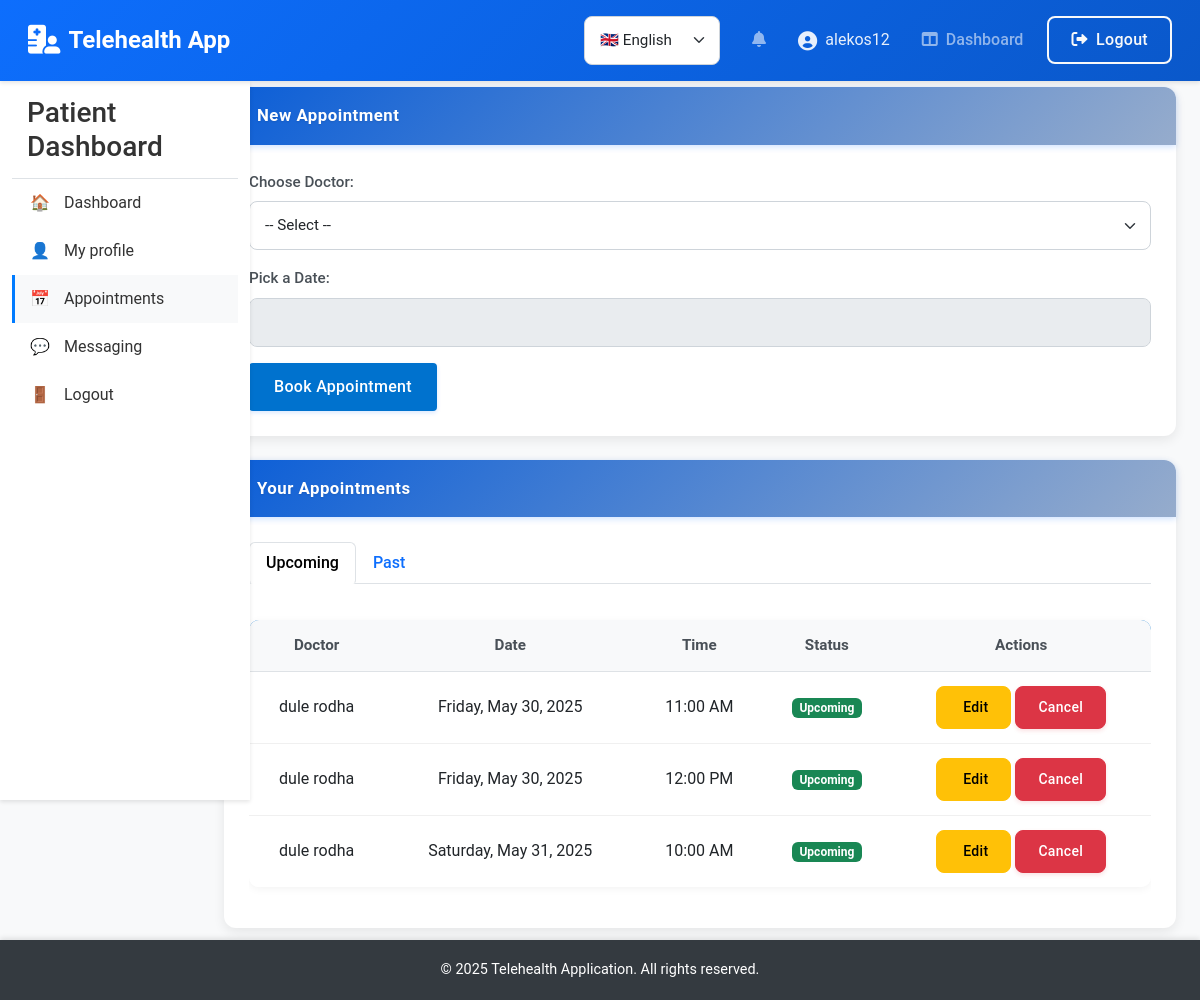
The app's page /public/book_appointment.php (signed in) with its own data.
### tables this page shows
CREATE TABLE `appointments` (
  `appointment_id` int(11) NOT NULL,
  `patient_id` int(11) NOT NULL,
  `doctor_id` int(11) NOT NULL,
  `appointment_datetime` datetime NOT NULL,
  `status` enum('booked','free') DEFAULT 'free',
  `jitsi_link` varchar(255) DEFAULT NULL,
  `created_at` timestamp NOT NULL DEFAULT current_timestamp()
);

CREATE TABLE `users` (
  `user_id` int(11) NOT NULL,
  `full_name` varchar(100) NOT NULL,
  `email` varchar(100) NOT NULL,
  `password_hash` varchar(255) NOT NULL,
  `role` enum('admin','doctor','patient') NOT NULL,
  `created_at` timestamp NOT NULL DEFAULT current_timestamp()
);

### public/book_appointment.php (the view, shortened to what this page needs)
<?php
$patient_id = $_SESSION['user_id'];
?>
<!DOCTYPE html>
<html lang="en">
<head>
    <link href="https://cdn.jsdelivr.net/npm/bootstrap@5.3.0/dist/css/bootstrap.min.css" rel="stylesheet">
    <link rel="stylesheet" href="https://cdn.jsdelivr.net/npm/flatpickr/dist/flatpickr.min.css">
    <link rel="stylesheet" href="../assets/styles.css">
</head>
<body>
    <?php include_once '../includes/header.php'; ?>
    <div class="container-fluid">
        <div class="row">
            <?php include_once '../includes/patient_sidebar.php'; ?>
            <main class="col-md-9 ms-sm-auto col-lg-10 px-md-4">
                <div class="d-flex justify-content-between flex-wrap flex-md-nowrap align-items-center pt-3 pb-2 mb-3 border-bottom">
                    <h1 class="h2">
                    </h1>
                </div>
                <div class="card">
                    <div class="card-header">
                        New Appointment
                    </div>
                    <div class="card-body">
                        <form method="POST" id="bookingForm">
                            <div class="mb-3">
                                <label for="doctor" class="form-label">Choose Doctor:</label>
                                <select class="form-select" name="doctor_id" id="doctor" required>
                                    <option value="">-- Select --</option>
                                </select>
                            </div>
                            <div class="mb-3">
                                <label for="appointment_date" class="form-label">Pick a Date:</label>
                                <input type="text" class="form-control" id="appointment_date" name="appointment_date" disabled required>
                            </div>
                            <button type="submit" class="btn btn-primary">Book Appointment</button>
                        </form>
                    </div>
                </div>
                <div class="card mt-4">
                    <div class="card-header">
                        Your Appointments
                    </div>
                    <div class="card-body">
                        <ul class="nav nav-tabs mb-3" id="appointmentTabs" role="tablist">
                            <li class="nav-item" role="presentation">
                                <button class="nav-link active" id="upcoming-tab" data-bs-toggle="tab" data-bs-target="#upcoming" type="button" role="tab" aria-controls="upcoming" aria-selected="true">
                                    Upcoming
                                </button>
                            </li>
                            <li class="nav-item" role="presentation">
                                <button class="nav-link" id="past-tab" data-bs-toggle="tab" data-bs-target="#past" type="button" role="tab" aria-controls="past" aria-selected="false">
                                    Past
                                </button>
                            </li>
                        </ul>
                        <div class="tab-content" id="appointmentTabsContent">
                            <div class="tab-pane fade show active" id="upcoming" role="tabpanel" aria-labelledby="upcoming-tab">
                                <?php
                                $upcoming_query = $conn->prepare("
                                    SELECT a.*, u.full_name AS doctor_name
                                    FROM appointments a
                                    JOIN users u ON a.doctor_id = u.user_id
                                    WHERE a.patient_id = ?
                                    AND a.appointment_datetime >= NOW()
                                    ORDER BY a.appointment_datetime ASC
                                ");
                                $upcoming_query->bind_param("i", $patient_id);
                                $upcoming_query->execute();
                                $upcoming_result = $upcoming_query->get_result();
                                if ($upcoming_result->num_rows > 0) {
                                    echo '<div class="table-responsive">';
                                    echo '<table class="table table-hover">';
                                    echo '<thead>';
                                    echo '<tr>';
                                    echo '<th>Doctor</th>';
                                    echo '<th>Date</th>';
                                    echo '<th>Time</th>';
                                    echo '<th>Status</th>';
                                    echo '<th>Actions</th>';
                                    echo '</tr>';
                                    echo '</thead>';
                                    echo '<tbody>';
                                    while ($appointment = $upcoming_result->fetch_assoc()) {
                                        $date = date('l, F j, Y', strtotime($appointment['appointment_datetime']));
                                        $time = date('g:i A', strtotime($appointment['appointment_datetime']));
                                        echo '<tr>';
                                        echo '<td>' . htmlspecialchars($appointment['doctor_name']) . '</td>';
                                        echo '<td>' . $date . '</td>';
                                        echo '<td>' . $time . '</td>';
                                        echo '<td><span class="badge bg-success">Upcoming</span></td>';
                                        echo '<td>';
                                        echo '<button type="button" class="btn btn-sm btn-warning me-1" onclick="openEditModal(' . $appointment['appointment_id'] . ', \'' . $appointment['doctor_name'] . '\', \'' . date('Y-m-d', strtotime($appointment['appointment_datetime'])) . '\', ' . date('G', strtotime($appointment['appointment_datetime'])) . ')">';
                                        echo '<i class="bi bi-pencil me-1"></i>Edit</button>';
                                        echo '<button type="button" class="btn btn-sm btn-danger" onclick="confirmCancel(' . $appointment['appointment_id'] . ')">Cancel</button>';
                                        echo '</td>';
                                        echo '</tr>';
                                    }
                                    echo '</tbody>';
                                    echo '</table>';
                                    echo '</div>';
                                } else {
                                    echo '<div class="alert alert-info">';
                                    echo 'You have no upcoming appointments.';
                                    echo '</div>';
                                }
                                ?>
                            </div>
                        </div>
                    </div>
                </div>
            </main>
        </div>
        <br/>
        <br/>
    </div>
    <?php include_once '../includes/footer.php'; ?>
</body>
</html>

### assets/styles.css (style rules this page uses)
:root { --primary-color: #007bff; --secondary-color: #6c757d; --success-color: #28a745; --danger-color: #dc3545; --warning-color: #ffc107; --info-color: #17a2b8; --light-color: #f8f9fa; --dark-color: #343a40; }
body { font-family: 'Segoe UI', Tahoma, Geneva, Verdana, sans-serif; background-color: #f8f9fa; min-height: 100vh; display: flex; flex-direction: column; padding-top: 56px; padding-bottom: 60px; }
.nav-link { font-weight: 500; padding: 0.5rem 1rem !important; transition: all 0.3s ease; border-radius: 0.25rem; }
.card { border: none; box-shadow: 0 2px 4px rgba(0,0,0,.1); margin-bottom: 20px; border-radius: 15px; box-shadow: 0 0.5rem 1rem rgba(0, 0, 0, 0.15); }
.card-header { background-color: #0d6efd; color: white; font-weight: 500; border-radius: 15px 15px 0 0; padding: 1rem; }
.btn-primary { background-color: var(--primary-color); border-color: var(--primary-color); }
.table { background-color: #fff; box-shadow: 0 2px 4px rgba(0,0,0,.1); }
.table thead th { background-color: #f8f9fa; border-bottom: 2px solid #dee2e6; }
html, body { height: 100%; margin: 0; padding: 0; font-family: 'Roboto', 'Segoe UI', sans-serif; background-color: #f8f9fa; color: #333; }
main { flex: 1; padding: 0; }
button[type="submit"] { background-color: #0072CE; color: white; border: none; padding: 12px 25px; font-size: 16px; border-radius: 4px; cursor: pointer; transition: background-color 0.3s; }
table { width: 100%; border-collapse: collapse; margin: 20px 0; background-color: white; box-shadow: 0 1px 3px rgba(0,0,0,0.1); border-radius: 8px; overflow: hidden; text-align: center; }
thead { background-color: #0072CE; color: white; }
table { border-collapse: collapse; width: 100%; }
.card { border-radius: 12px; box-shadow: 0 4px 12px rgba(0,0,0,0.08); margin-bottom: 24px; border: none; transition: transform 0.2s, box-shadow 0.2s; }
.card-body { padding: 25px; }
.card-header { background: linear-gradient(135deg, #0b5ed7 0%, rgb(150, 172, 204) 100%); color: #ffffff !important; font-weight: 600; padding: 16px 25px; border-bottom: none; border-top-left-radius: 12px !important; border-top-right-radius: 12px !important; font-size: 1.05rem; letter-spacing: 0.5px; box-shadow: 0 2px 6px rgba(13, 110, 253, 0.2); text-shadow: 0 1px 2px rgba(0, 0, 0, 0.1); }
.form-control, .form-select { border-radius: 8px; padding: 12px 15px; border: 1px solid #ced4da; box-shadow: none; transition: all 0.2s ease-in-out; font-size: 0.95rem; }
.form-label { font-weight: 500; margin-bottom: 0.5rem; color: #495057; font-size: 0.95rem; }
.btn { border-radius: 8px; padding: 10px 22px; font-weight: 500; transition: all 0.2s ease; letter-spacing: 0.3px; }
.btn-primary { background-color: #0d6efd; border-color: #0d6efd; box-shadow: 0 2px 4px rgba(13, 110, 253, 0.15); }
.btn-danger { background-color: #dc3545; border-color: #dc3545; box-shadow: 0 2px 4px rgba(220, 53, 69, 0.15); }
.table { border-collapse: separate; border-spacing: 0; border-radius: 10px; overflow: hidden; box-shadow: 0 2px 8px rgba(0,0,0,0.05); }
.table thead th { border-bottom: 1px solid #dee2e6; background-color: #f8f9fa; color: #495057; font-weight: 600; padding: 14px; font-size: 0.95rem; }
.table td { padding: 14px; vertical-align: middle; border-bottom: 1px solid #f0f0f0; }
.table tbody tr:last-child td { border-bottom: none; }
.d-flex { display: flex; }
::placeholder { color: #adb5bd; opacity: 0.8; }
* { transition: background-color 0.15s ease-in-out, border-color 0.15s ease-in-out, box-shadow 0.15s ease-in-out; }
body { top: 0 !important; }
html { margin-top: 0 !important; padding-top: 0 !important; }

### records on screen
appointments: doctor.full_name "dule rodha", appointment_datetime "Friday, May 30, 2025", appointment_datetime "11:00 AM"
appointments: doctor.full_name "dule rodha", appointment_datetime "Friday, May 30, 2025", appointment_datetime "12:00 PM"
appointments: doctor.full_name "dule rodha", appointment_datetime "Saturday, May 31, 2025", appointment_datetime "10:00 AM"

### other values on screen
$_SESSION['name'] "alekos12"
